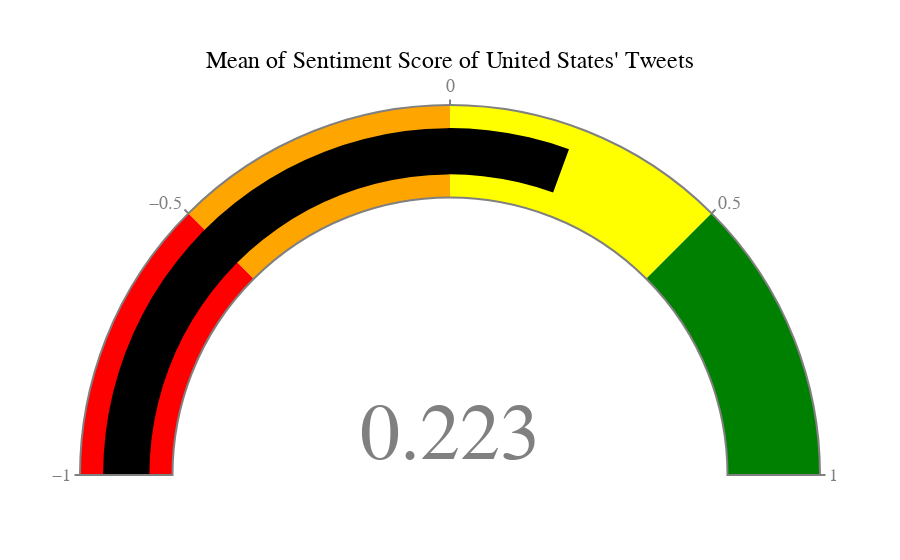

Write notebook code for a chart like this one.
### Code cell
fig = go.Figure(go.Indicator(
    domain={'x': [0, 1], 'y': [0, 1]},
    
    value= Mean_Sentiment_Score_United_States,
    mode="gauge+number",
    title = {'text': "Mean of Sentiment Score of United States' Tweets", 'font': {'size': 24, 'color': "black", 'family': "Times New Roman"}},
    gauge={'axis': {'range': [-1, 1], 'tickwidth': 2, 'tickcolor': "gray"},
            'bar': {'color': "black"},
            'bordercolor': "gray",
            'borderwidth': 2,
            'bgcolor': "white",
           'steps': [
               {'range': [-1, -0.5], 'color': "red"},
               {'range': [-0.5, 0], 'color': "orange"},
               {'range': [0, 0.5], 'color': "yellow"},
               {'range': [0.5, 1], 'color': "green"}],
           }))
fig.update_layout(font = {'color': "gray", 'family': "Times New Roman", 'size':18})

fig.show()

### Figure 1 — Plotly figure (JSON) as saved in the notebook; plotly's stock layout.template omitted (floating-point values rounded to 4 significant figures)
{"data": [{"domain": {"x": [0, 1], "y": [0, 1]}, "gauge": {"axis": {"range": [-1, 1], "tickcolor": "gray", "tickwidth": 2}, "bar": {"color": "black"}, "bgcolor": "white", "bordercolor": "gray", "borderwidth": 2, "steps": [{"color": "red", "range": [-1, -0.5]}, {"color": "orange", "range": [-0.5, 0]}, {"color": "yellow", "range": [0, 0.5]}, {"color": "green", "range": [0.5, 1]}]}, "mode": "gauge+number", "title": {"font": {"color": "black", "family": "Times New Roman", "size": 24}, "text": "Mean of Sentiment Score of United States' Tweets"}, "type": "indicator", "value": 0.2229}], "layout": {"font": {"color": "gray", "family": "Times New Roman", "size": 18}}}
